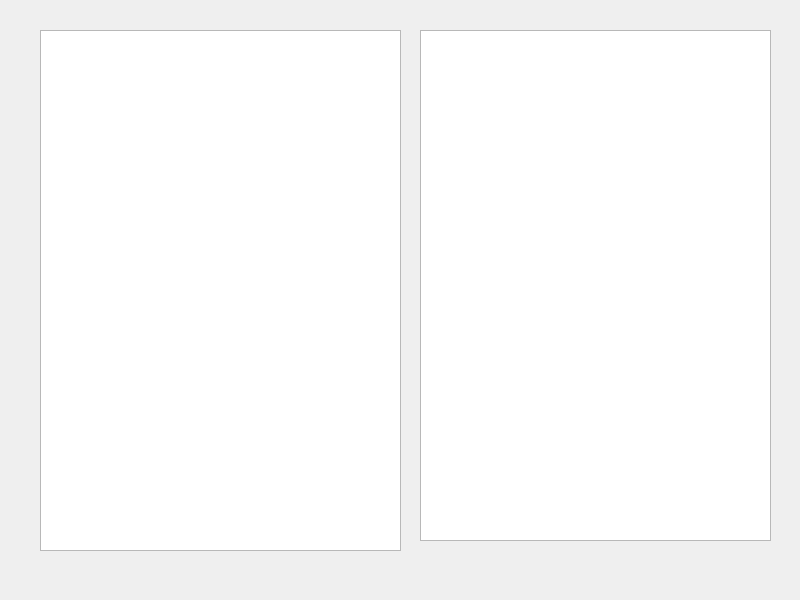
<?xml version="1.0" encoding="UTF-8"?>
<ui version="4.0">
 <class>Dialog</class>
 <widget class="QDialog" name="Dialog">
  <property name="geometry">
   <rect>
    <x>0</x>
    <y>0</y>
    <width>800</width>
    <height>600</height>
   </rect>
  </property>
  <property name="windowTitle">
   <string>Dialog</string>
  </property>
  <widget class="QTreeView" name="treeView">
   <property name="geometry">
    <rect>
     <x>40</x>
     <y>30</y>
     <width>361</width>
     <height>521</height>
    </rect>
   </property>
  </widget>
  <widget class="QListView" name="listView">
   <property name="geometry">
    <rect>
     <x>420</x>
     <y>30</y>
     <width>351</width>
     <height>511</height>
    </rect>
   </property>
  </widget>
 </widget>
 <resources/>
 <connections/>
</ui>
